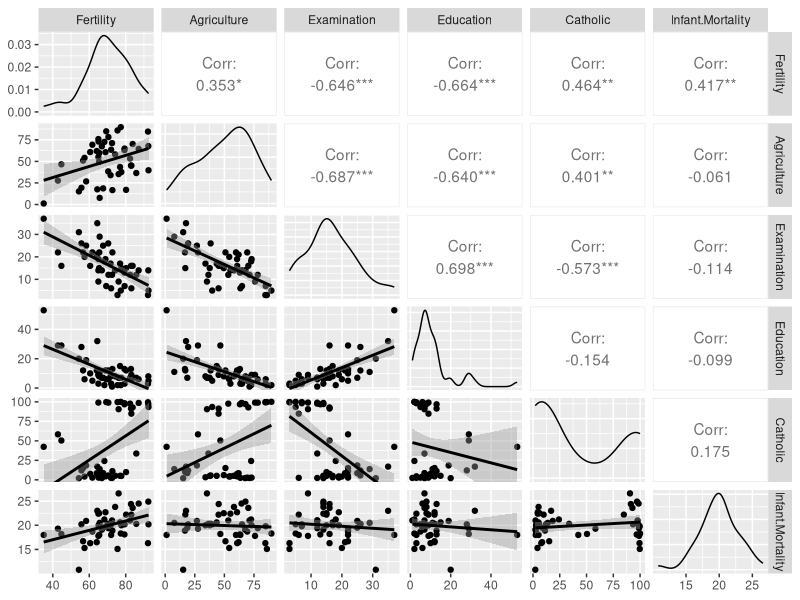
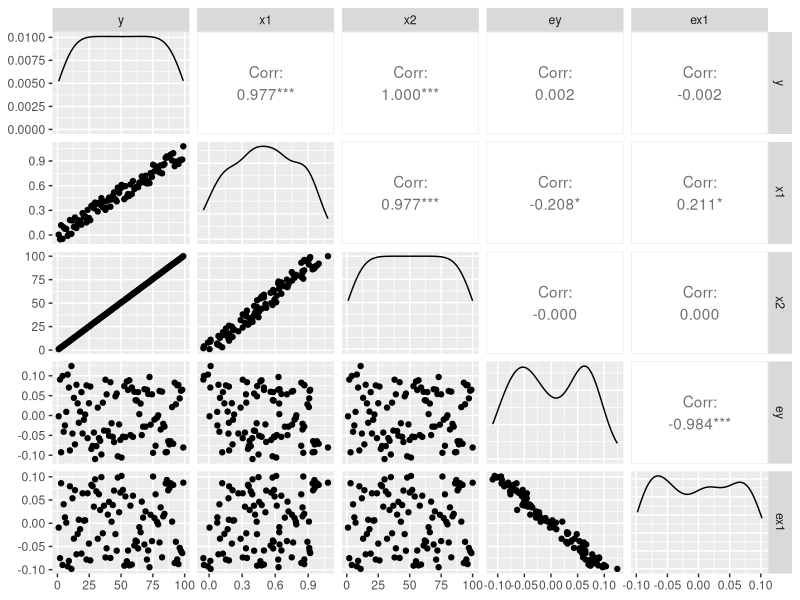
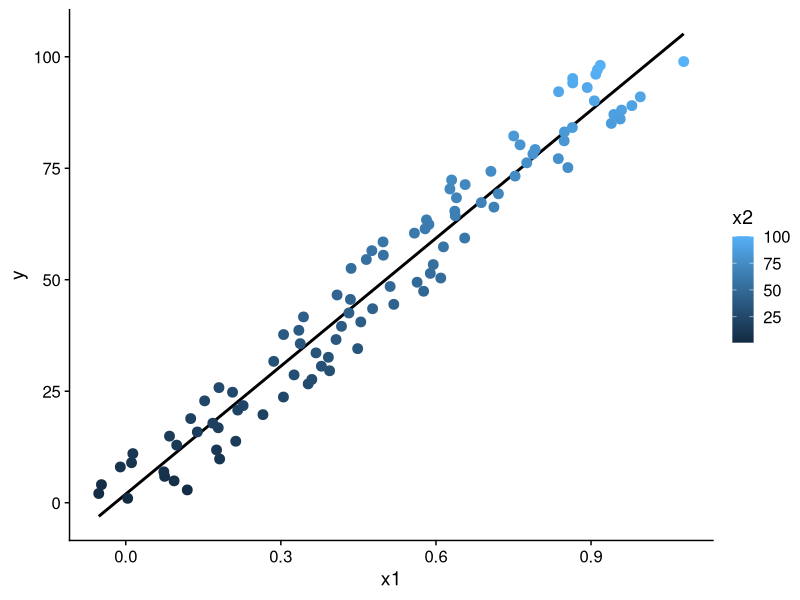
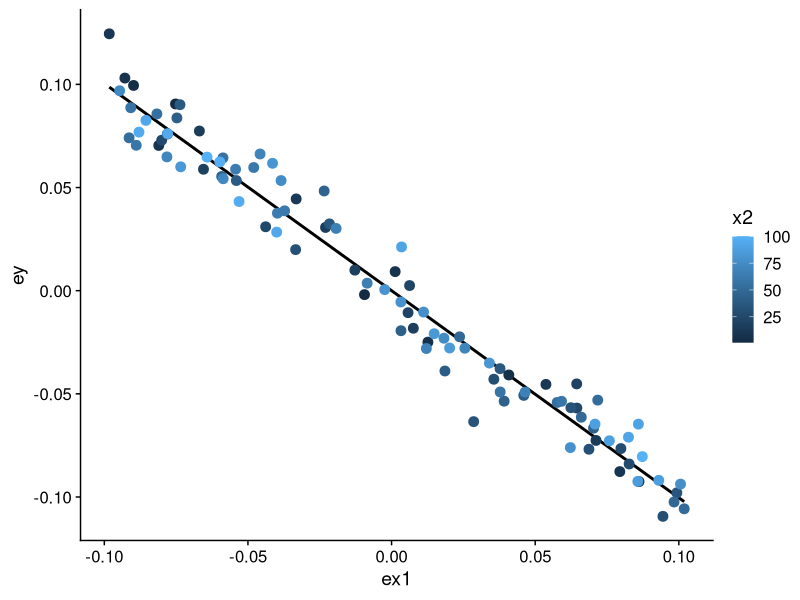
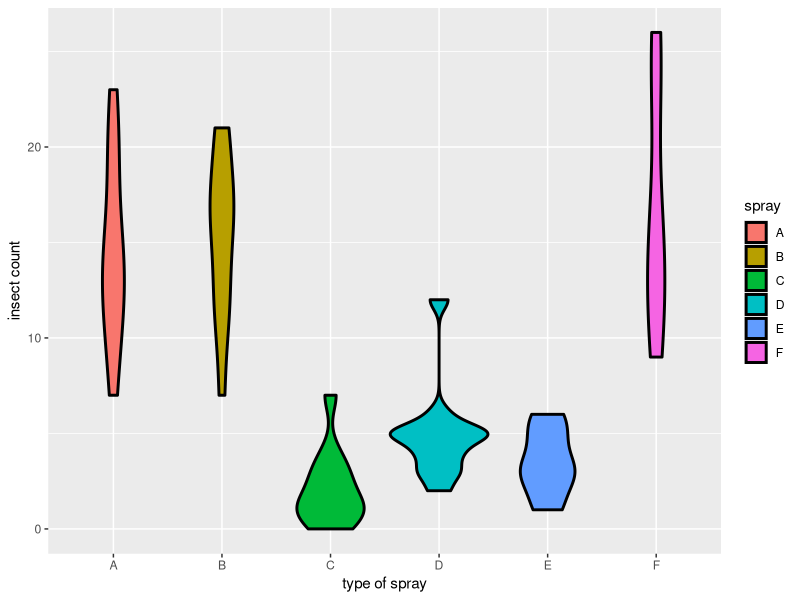
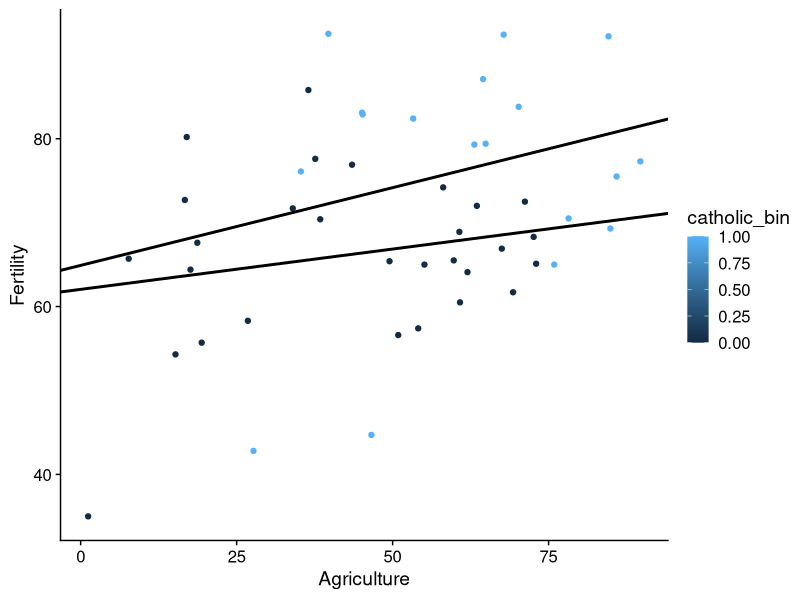
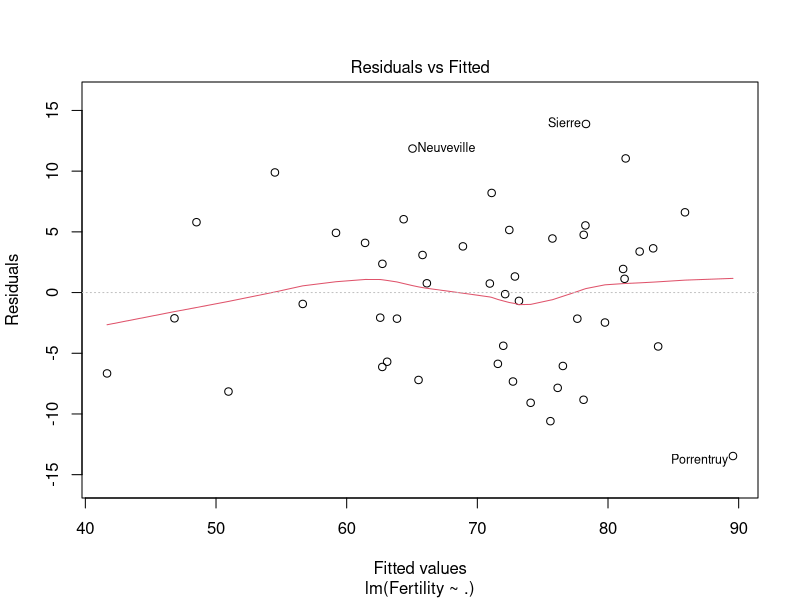
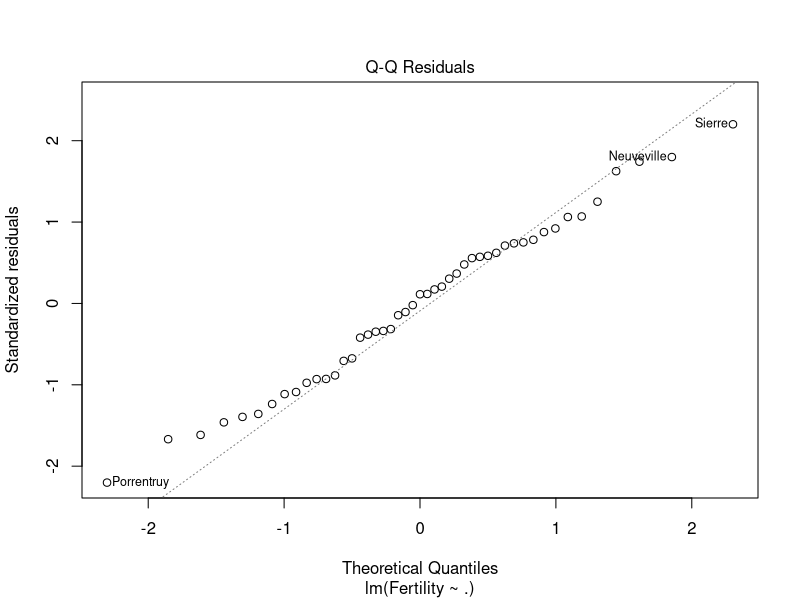

Recreate these plots in R, in order.
## ---- chunk 1
knitr::opts_chunk$set(echo = TRUE)
library(datasets)
library(ggplot2)
library(GGally)
library(dplyr)
library(cowplot)
library(stats)
data(swiss)
data("InsectSprays")
## ---- chunk 2
g = ggpairs(swiss, lower = list(continuous = 'smooth'))
g
## ---- chunk 3
summary(lm(Fertility ~ ., data = swiss))$coefficients
## ---- chunk 4
summary(lm(Fertility ~ Agriculture, data = swiss))$coefficients
## ---- chunk 5
n <- 100 
x2 <- 1:n # could be days
x1 <- 0.01*x2 + runif(n, -0.1, 0.1) 
y = - x1 + x2 + rnorm(n, sd = 0.01)

sim_dat <- tibble(y, x1, x2, ey = resid(lm(y~x2)), ex1 = resid(lm(x1~x2)))

summary(lm(y ~ x1))$coef
summary(lm(y ~ x1 + x2))$coef # notice the effect flips from pos to negative

sim_dat_plot <- ggpairs(sim_dat)
sim_dat_plot 

sim_dat %>% 
  ggplot(aes(y = y, x = x1, color = x2)) +
  geom_smooth(method = lm, se = FALSE, color = "black") +
  geom_point(size = 3) + 
  theme_cowplot()

# plotting residuals of ey against ex1. So this is Beta1. Shows that relationship is 
# negative, and the relationship with x2 has been removed. 
sim_dat %>% 
  ggplot(aes(y = ey, x = ex1, color = x2)) +
  geom_smooth(method = lm, se = FALSE, color = "black") +
  geom_point(size = 3) + 
  theme_cowplot()
## ---- chunk 6
# nb: this data is not a good fit for regression. Variance is not equal, data bounded by zero
# Poisson GLM probably a better fit here

InsectSprays %>% 
  ggplot(aes(y = count, x = spray, fill = spray)) + 
  geom_violin(color = 'black', size = 1) + 
  xlab('type of spray') + ylab('insect count')
## ---- chunk 7
InsectSprays %>% 
  lm(count ~ spray, .) %>% 
  summary()

InsectSprays %>% 
lm(count ~ 
     I(1 * (spray == 'B')) +
     I(1 * (spray == 'C')) +
     I(1 * (spray == 'D')) + 
     I(1 * (spray == 'E')) +
     I(1 * (spray == 'F')), 
  data = .
     ) %>% 
  summary()

# question - what does it mean to remove the intercept in a multivariate model 
# with factor variables and continuous?


# with this all factor regression, when you remove intercept the stat sig is now
# is average different than zero for each group?
InsectSprays %>% 
lm(count ~ spray - 1, 
  data = .
     ) %>% 
  summary()

# relevel example - C is now the reference level
InsectSprays %>% 
  mutate(spray2 = relevel(spray, "C")) %>%
  lm(count ~ spray2, 
  data = .
     ) %>% 
  summary()
## ---- chunk 8
swiss <- swiss %>% 
  mutate(catholic_bin = 1 * (Catholic > 50))

base_plot <- swiss %>% 
  ggplot(aes(x = Agriculture, y = Fertility, color = catholic_bin)) + 
  geom_point() + 
  theme_cowplot()

fit1 <- 
  swiss %>% 
  lm(Fertility ~ Agriculture, .)

# making bimodal binary
fit2 <- 
  swiss %>% 
  lm(Fertility ~ Agriculture + factor(catholic_bin), .)

# interaction
# if include interaction, generally want to include main effects
fit3 <- 
  swiss %>% 
  lm(Fertility ~ Agriculture * factor(catholic_bin), .)

base_plot +
  geom_abline(intercept = coef(fit3)[1], slope = coef(fit3)[2], size = 1) + 
  geom_abline(intercept = coef(fit3)[1] + coef(fit3)[3], slope = coef(fit3)[2] + coef(fit3)[4], size = 1) 
## ---- chunk 9
# simpsons paradox 
# look at effect of x1 on Y, and it has one effect. Add a new variable x2, and the effect of 
# x1 reverses. 

# in other words - things can change to the exact opposite when you perform adjustment 

# be careful about assuming the slope effect is the same if the variables have 
# very different slopes. e.g. an X shape in the data

# plotting residuals can help you understand the relationship with other variables removed
# resid(lm(y ~ X2)) vs. resid(lm(X1 ~ X2))
## ---- chunk 10

fit <- swiss %>% 
  lm(Fertility ~ ., data = .)

plot(fit)
